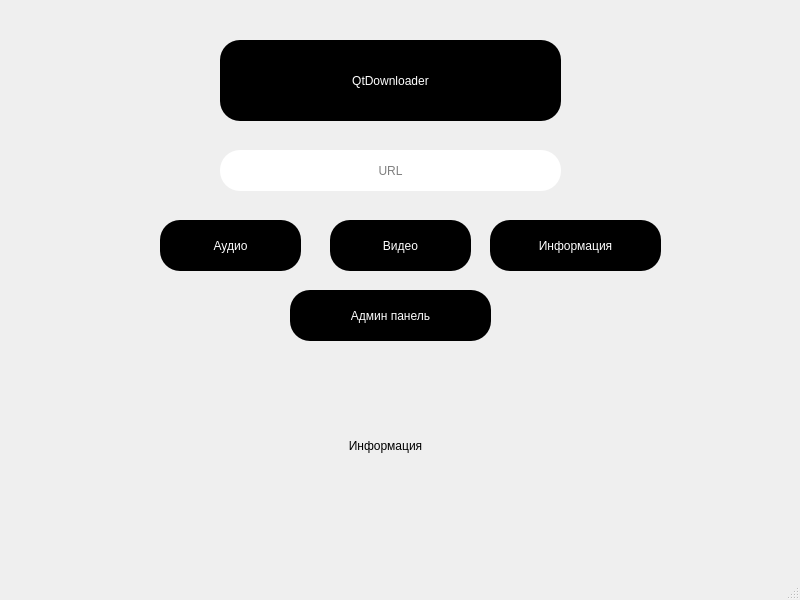
<?xml version="1.0" encoding="UTF-8"?>
<ui version="4.0">
 <class>MainWindow</class>
 <widget class="QMainWindow" name="MainWindow">
  <property name="geometry">
   <rect>
    <x>0</x>
    <y>0</y>
    <width>800</width>
    <height>600</height>
   </rect>
  </property>
  <property name="windowTitle">
   <string>MainWindow</string>
  </property>
  <widget class="QWidget" name="centralwidget">
   <widget class="QLabel" name="label">
    <property name="geometry">
     <rect>
      <x>220</x>
      <y>40</y>
      <width>341</width>
      <height>81</height>
     </rect>
    </property>
    <property name="styleSheet">
     <string notr="true">font: 20pt &quot;OCR A Extended&quot;;
color: white;
background-color: black;
border-radius: 20px;</string>
    </property>
    <property name="text">
     <string>QtDownloader</string>
    </property>
    <property name="alignment">
     <set>Qt::AlignCenter</set>
    </property>
   </widget>
   <widget class="QLineEdit" name="url_input">
    <property name="geometry">
     <rect>
      <x>220</x>
      <y>150</y>
      <width>341</width>
      <height>41</height>
     </rect>
    </property>
    <property name="styleSheet">
     <string notr="true">font: 20pt &quot;OCR A Extended&quot;;
color: black;
background-color: white;
border-radius: 20px;</string>
    </property>
    <property name="alignment">
     <set>Qt::AlignCenter</set>
    </property>
    <property name="placeholderText">
     <string>URL</string>
    </property>
   </widget>
   <widget class="QPushButton" name="audio">
    <property name="geometry">
     <rect>
      <x>160</x>
      <y>220</y>
      <width>141</width>
      <height>51</height>
     </rect>
    </property>
    <property name="styleSheet">
     <string notr="true">font: 15pt &quot;OCR A Extended&quot;;
color: white;
background-color: black;
border-radius: 20px;</string>
    </property>
    <property name="text">
     <string>Аудио</string>
    </property>
   </widget>
   <widget class="QPushButton" name="video">
    <property name="geometry">
     <rect>
      <x>330</x>
      <y>220</y>
      <width>141</width>
      <height>51</height>
     </rect>
    </property>
    <property name="styleSheet">
     <string notr="true">font: 15pt &quot;OCR A Extended&quot;;
color: white;
background-color: black;
border-radius: 20px;</string>
    </property>
    <property name="text">
     <string>Видео</string>
    </property>
   </widget>
   <widget class="QPushButton" name="info">
    <property name="geometry">
     <rect>
      <x>490</x>
      <y>220</y>
      <width>171</width>
      <height>51</height>
     </rect>
    </property>
    <property name="styleSheet">
     <string notr="true">font: 15pt &quot;OCR A Extended&quot;;
color: white;
background-color: black;
border-radius: 20px;</string>
    </property>
    <property name="text">
     <string>Информация</string>
    </property>
   </widget>
   <widget class="QLabel" name="result">
    <property name="geometry">
     <rect>
      <x>170</x>
      <y>360</y>
      <width>431</width>
      <height>171</height>
     </rect>
    </property>
    <property name="styleSheet">
     <string notr="true">font: 20pt &quot;OCR A Extended&quot;;</string>
    </property>
    <property name="text">
     <string>Информация</string>
    </property>
    <property name="alignment">
     <set>Qt::AlignCenter</set>
    </property>
   </widget>
   <widget class="QPushButton" name="admin">
    <property name="geometry">
     <rect>
      <x>290</x>
      <y>290</y>
      <width>201</width>
      <height>51</height>
     </rect>
    </property>
    <property name="styleSheet">
     <string notr="true">font: 15pt &quot;OCR A Extended&quot;;
color: white;
background-color: black;
border-radius: 20px;</string>
    </property>
    <property name="text">
     <string>Админ панель</string>
    </property>
   </widget>
  </widget>
  <widget class="QMenuBar" name="menubar">
   <property name="geometry">
    <rect>
     <x>0</x>
     <y>0</y>
     <width>800</width>
     <height>26</height>
    </rect>
   </property>
  </widget>
  <widget class="QStatusBar" name="statusbar"/>
 </widget>
 <resources/>
 <connections/>
</ui>
